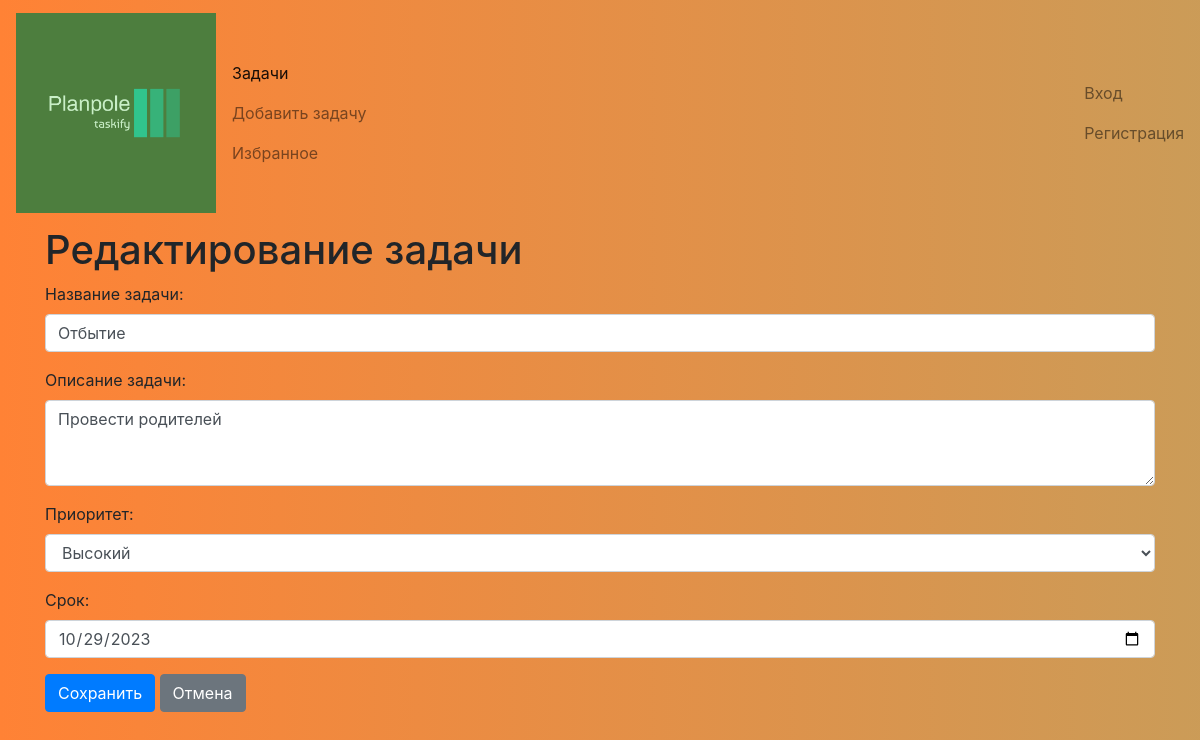
Page /task/5/update/ on the committed database.
### tasker/models.py (models this page shows)
class Task(models.Model):
    PRIORITY_CHOICES = [
        (1, 'Низкий'),
        (2, 'Средний'),
        (3, 'Высокий'),
    ]
    priority = models.IntegerField(choices=PRIORITY_CHOICES, default=2)
    title = models.CharField(max_length=200)
    description = models.TextField()
    due_date = models.DateField()
    user = models.ForeignKey(User, on_delete=models.CASCADE)
    is_completed = models.BooleanField(default=False)
    created_at = models.DateTimeField(auto_now_add=True)  # устанавливается автоматически при создании новой записи
    updated_at = models.DateTimeField(auto_now=True)  # автоматически обновляется при каждом сохранении записи

### tasker/views.py (the view)
# urls.py: path('task/<int:pk>/update/', views.UpdateTaskView.as_view(), name='update_task'),
class UpdateTaskView(UpdateView):
    model = Task
    form_class = TaskForm
    template_name = 'update_task.html'
    success_url = reverse_lazy('task_list')
    def get_context_data(self, **kwargs):
        context = super().get_context_data(**kwargs)
        task = self.get_object()  # Получить объект задачи, который редактируется
        context['task'] = task  # Передать объект задачи в контекст шаблона
        return context

### tasker/forms.py
class TaskForm(forms.ModelForm):
    title = forms.CharField(label='Название задачи', widget=forms.TextInput(attrs={
        'class': 'form-control',
        'placeholder': 'Введите название задачи'
    }))
    description = forms.CharField(label='Описание задачи', widget=forms.Textarea(attrs={
        'class': 'form-control',
        'rows': 3,
        'placeholder': 'Введите описание задачи'
    }))
    priority = forms.ChoiceField(label='Приоритет', choices=Task.PRIORITY_CHOICES, initial=2, widget=forms.Select(attrs={
        'class': 'form-control'
    }))
    due_date = forms.DateField(label='Срок',widget=forms.DateInput(attrs={
        'type': 'date',
        'class': 'form-control'
    }))
    class Meta:
        model = Task
        fields = ['title', 'description', 'priority', 'due_date']

### tasker/templates/update_task.html (shortened to what this page needs)
{% extends "base.html" %}
{% block content %}
<!DOCTYPE html>
<html lang="en">
<head>
    <link rel="stylesheet" href="https://maxcdn.bootstrapcdn.com/bootstrap/4.5.2/css/bootstrap.min.css">
</head>
<body>
    <div class="container">
        <h1>Редактирование задачи</h1>
        <form method="post">
            {{ form.as_p }}
            <button type="submit" class="btn btn-primary">Сохранить</button>
            <a href="{% url 'task_list' %}" class="btn btn-secondary">Отмена</a>
        </form>
    </div>
</body>
</html>
{% endblock %}

### tasker/templates/base.html (style rules this page uses)
body { height: 100vh; background: rgb(77,126,62); background: linear-gradient(to right, #FF8235, #30E8BF); animation: gradient 30s infinite linear; background-size: 400%; }

### rows in the picture
Task: title "Отбытие", description "Провести родителей", priority "Высокий", due_date "10/29/2023"
